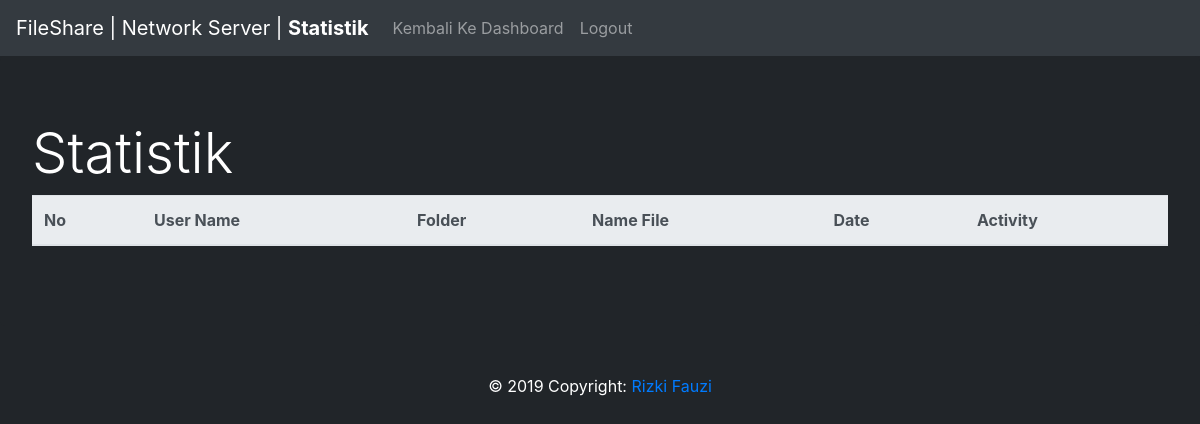
Before: /statistik.php with the older database file.
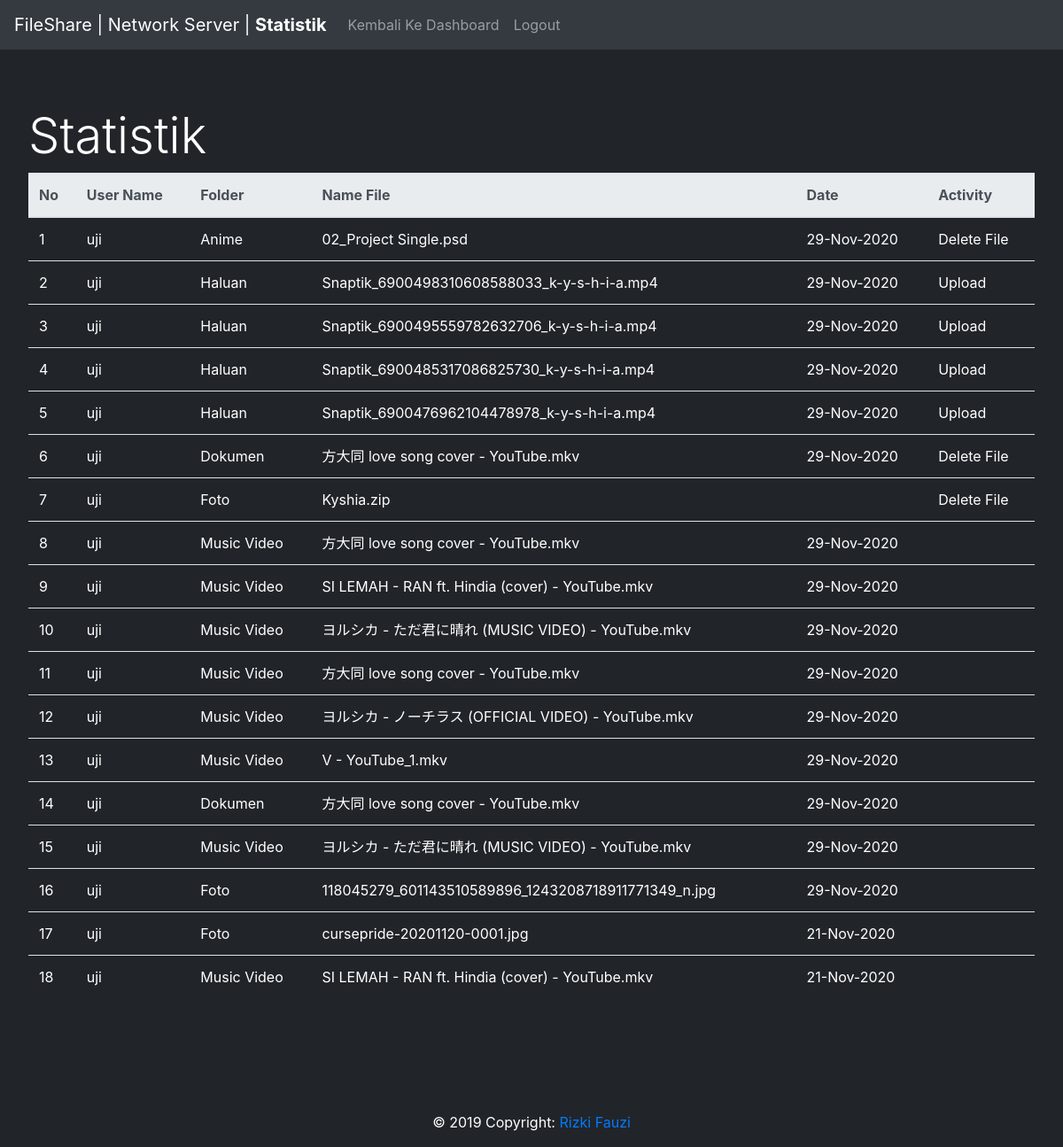
After: the same page with the newer database file.
### tables this page shows
CREATE TABLE `statistik` (
  `id` int NOT NULL,
  `folder` text NOT NULL,
  `file` text NOT NULL,
  `user` varchar(50) NOT NULL,
  `activity` varchar(50) NOT NULL,
  `tanggal` varchar(50) NOT NULL
);

### statistik.php (the view, shortened to what this page needs)
<!DOCTYPE html>
 <html lang="lang" dir="ltr">
 <head>
   <link href="assets/css/bootstrap.min.css" rel="stylesheet" id="bootstrap-css">
   <link rel="stylesheet" href="assets/css/style.css">
 </head>
 <body>
   <nav class="navbar navbar-expand-lg navbar-dark bg-dark">
     <a class="navbar-brand" href="#">FileShare | Network Server | <b>Statistik</b> </a>
     <div class="navbar-nav">
       <a class="nav-item nav-link " href="dashboard.php">Kembali Ke Dashboard <span class="sr-only">(current)</span></a>
       <a class="nav-item nav-link" href="logout.php">Logout</a>
     </div>
   </nav>
   <div class="jumbotron">
     <h1 class="display-4">Statistik </h1>
     <table class="table">
           <thead class="thead-light">
               <tr>
               <th scope="col">No</th>
               <th scope="col">User Name</th>
               <th scope="col">Folder</th>
               <th>Name File</th>
               <th>Date</th>
               <th>Activity</th>
               </tr>
           </thead>
           <tbody>
           <?php
               require 'functions.php';
               $sql = mysqli_query($koneksi, "SELECT * FROM statistik ORDER BY id DESC");
               $id = 1;
               foreach ($sql as $d){
           ?>
               <tr>
                   <td scope="row"><?php echo $id++; ?></td>
                   <td><?php echo $d['user'] ?></td>
                   <td><?php echo $d['folder'] ?></td>
                   <td><?php echo $d['file'] ?></td>
                   <td><?php echo $d['tanggal'] ?></td>
                   <td><?php echo $d['activity'] ?></td>
               </tr>
               <?php } ?>
           </tbody>
       </table>
   </div>
   <footer class="page-footer font-small blue">
     <div class="footer-copyright text-center py-3">© 2019 Copyright:
       <a href="#"> Rizki Fauzi</a>
     </div>
   </footer>
 </body>
 </html>

### assets/css/style.css (style rules this page uses)
body { background: #212529; }
h1 { color: white; }
.footer-copyright { color: white; }
.jumbotron { background-color: #212529 !important; word-wrap: break-word !important; }
td { color : white !important; }

Changed rows visible on the page:
added statistik: user "uji", folder "Anime", file "02_Project Single.psd", tanggal "29-Nov-2020", activity "Delete File"
added statistik: user "uji", folder "Haluan", file "Snaptik_6900498310608588033_k-y-s-h-i-a.mp4", tanggal "29-Nov-2020", activity "Upload"
added statistik: user "uji", folder "Haluan", file "Snaptik_6900495559782632706_k-y-s-h-i-a.mp4", tanggal "29-Nov-2020", activity "Upload"
added statistik: user "uji", folder "Haluan", file "Snaptik_6900485317086825730_k-y-s-h-i-a.mp4", tanggal "29-Nov-2020", activity "Upload"
added statistik: user "uji", folder "Haluan", file "Snaptik_6900476962104478978_k-y-s-h-i-a.mp4", tanggal "29-Nov-2020", activity "Upload"
added statistik: user "uji", folder "Dokumen", file "方大同 love song cover - YouTube.mkv", tanggal "29-Nov-2020", activity "Delete File"
added statistik: user "uji", folder "Foto", file "Kyshia.zip", activity "Delete File"
added statistik: user "uji", folder "Music Video", file "方大同 love song cover - YouTube.mkv", tanggal "29-Nov-2020"
added statistik: user "uji", folder "Music Video", file "SI LEMAH - RAN ft. Hindia (cover) - YouTube.mkv", tanggal "29-Nov-2020"
added statistik: user "uji", folder "Music Video", file "ヨルシカ - ただ君に晴れ (MUSIC VIDEO) - YouTube.mkv", tanggal "29-Nov-2020"
added statistik: user "uji", folder "Music Video", file "方大同 love song cover - YouTube.mkv", tanggal "29-Nov-2020"
added statistik: user "uji", folder "Music Video", file "ヨルシカ - ノーチラス (OFFICIAL VIDEO) - YouTube.mkv", tanggal "29-Nov-2020"
added statistik: user "uji", folder "Music Video", file "V - YouTube_1.mkv", tanggal "29-Nov-2020"
added statistik: user "uji", folder "Dokumen", file "方大同 love song cover - YouTube.mkv", tanggal "29-Nov-2020"
added statistik: user "uji", folder "Music Video", file "ヨルシカ - ただ君に晴れ (MUSIC VIDEO) - YouTube.mkv", tanggal "29-Nov-2020"
added statistik: user "uji", folder "Foto", file "118045279_601143510589896_1243208718911771349_n.jpg", tanggal "29-Nov-2020"
added statistik: user "uji", folder "Foto", file "cursepride-20201120-0001.jpg", tanggal "21-Nov-2020"
added statistik: user "uji", folder "Music Video", file "SI LEMAH - RAN ft. Hindia (cover) - YouTube.mkv", tanggal "21-Nov-2020"
